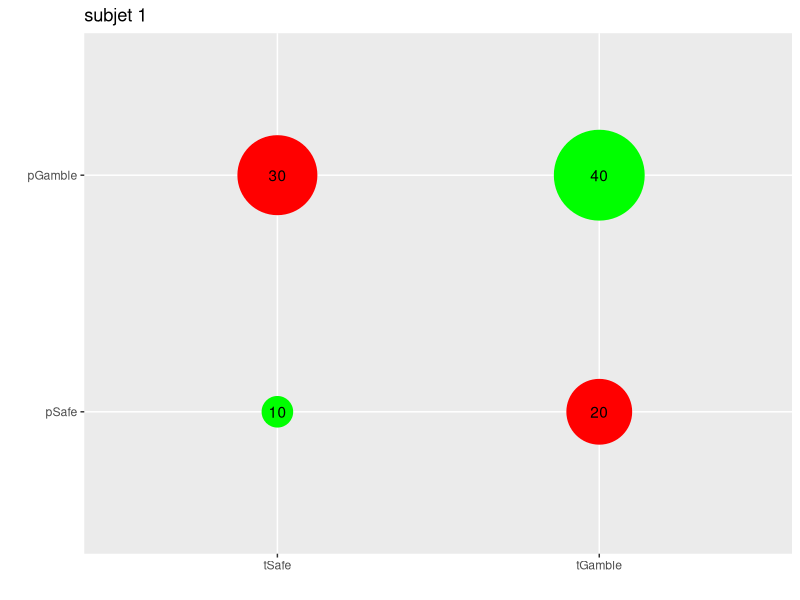

Reproduce this figure in R.
library(ggplot2)

# Set up the vectors
true_gambling <- c("tSafe", "tGamble")
prediction <- c("pSafe","pGamble")

# Create the data frame
df <- expand.grid(true_gambling, prediction)
        #true: S, G  pred:
df$value <- c(10,20, # S
              30,40) # G

#Plot the Data
g <- ggplot(df, aes(Var1, Var2)) + geom_point(aes(size = value), colour = c("green", "red", "red", "green")) +
    theme(legend.position="none") + xlab("") + ylab("") + ggtitle("subjet 1")
g + scale_size_continuous(range=c(10,30)) + geom_text(aes(label = value))

